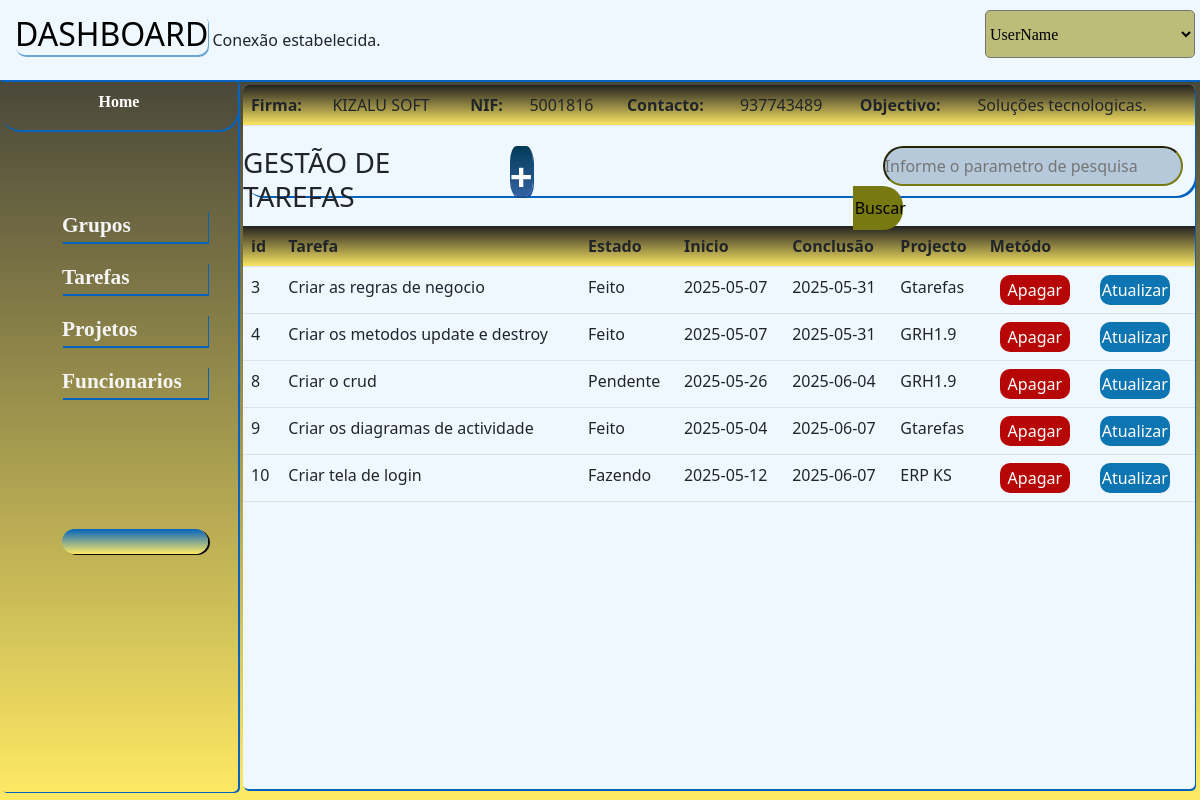
Screenshot of /view/tarefas.php (signed in) with the database file from the repository.
### tables this page shows
CREATE TABLE IF NOT EXISTS `empresas` (
  `id` int NOT NULL AUTO_INCREMENT,
  `designacao` varchar(50) NOT NULL,
  `contacto` int NOT NULL,
  `responsavel` int NOT NULL,
  `objectivo` text,
  `nif` int DEFAULT NULL,
  PRIMARY KEY (`id`),
  KEY `responsavel` (`responsavel`),
  CONSTRAINT `empresas_ibfk_1` FOREIGN KEY (`responsavel`) REFERENCES `users` (`id`) ON DELETE CASCADE
);

CREATE TABLE IF NOT EXISTS `tarefas` (
  `id` int NOT NULL AUTO_INCREMENT,
  `designacao` varchar(100) NOT NULL,
  `estado` enum('Fazendo','Feito','Pendente') NOT NULL,
  `data_inicio` date NOT NULL,
  `data_conclusao` date NOT NULL,
  `id_projeto` int NOT NULL,
  PRIMARY KEY (`id`),
  KEY `id_projeto` (`id_projeto`),
  CONSTRAINT `tarefas_ibfk_1` FOREIGN KEY (`id_projeto`) REFERENCES `projetos` (`id`) ON DELETE CASCADE
);

CREATE TABLE IF NOT EXISTS `projetos` (
  `id` int NOT NULL,
  `designacao` varchar(100) NOT NULL,
  `data_inicio` date NOT NULL,
  `data_conclusao` date NOT NULL,
  `descricao` text,
  `duracao` int DEFAULT '2',
  `empresa_id` int NOT NULL,
  PRIMARY KEY (`id`),
  KEY `empresa_id` (`empresa_id`),
  CONSTRAINT `projetos_ibfk_1` FOREIGN KEY (`empresa_id`) REFERENCES `empresas` (`id`) ON DELETE CASCADE
);

### view/tarefas.php (the view, shortened to what this page needs)
<!DOCTYPE html>
<html lang="en">
<head>
      <link rel="stylesheet" href="../bootstrap/css/bootstrap.css">
     <link rel="stylesheet" href="dasboard.css">
     <link href='https://cdn.boxicons.com/fonts/basic/boxicons.min.css' rel='stylesheet'>
</head>
<body>
     <div class="principal">
          <div class="menuSuperio">
               <div class="user">
                    <div class="dashboard">
                         <a href="dashboard.php">DASHBOARD</a>
                         <?php
                         require_once("../controller/conexao.php");
                         $sql = "SELECT projetos.designacao AS 'projeto',tarefas.id,tarefas.designacao,
tarefas.estado,tarefas.data_inicio,tarefas.data_conclusao,tarefas.id_projeto
FROM  projetos JOIN tarefas ON(projetos.id=tarefas.id_projeto);";
                         $resultado = mysqli_query($conector, $sql);
                         $sql="SELECT *FROM empresas LIMIT 1;";
                         $empresa=mysqli_query($conector,$sql);
                         ?>
                    </div>
                    <div class="perfil">
                         <select name="" id="">
                              <option value="" selected>UserName</option>
                         </select>
                    </div>
               </div>
          </div>
          <div class="conteudo">
               <div class="menuEsquerdo">
                    <a href="index.php">
                         <li class="ativar"><strong>Home</strong></li>
                    </a>
                    <ul>
                         <a href="grupos.php">
                              <li> <i class='bxr  bx-community'></i> <strong>Grupos</strong></li>
                         </a>
                         <a href="tarefas.php">
                              <li><i class='bxr  bx-calendar-check'  ></i> <strong>Tarefas</strong></li>
                         </a>
                         <a href="projectos.php">
                              <li><i class='bxr  bx-list-square'  ></i> <strong>Projetos</strong></li>
                         </a>
                         <a href="pessoas.php">
                              <li><i class='bxr  bx-user'  ></i> <strong>Funcionarios</strong></li>
                         </a>
                         <a href="../controller/logout.php">
            <li class="sair"><i class='bx  bx-arrow-out-up-square-half'></i> </li>
          </a>
                    </ul>
               </div>
               <div class="graficos1">
                     <table class="table" style="margin-top: 0px;">
                           <thead>
                              <?php
                                 while($listae=mysqli_fetch_assoc($empresa)){
                                      $firma=$listae['designacao'];
                                      $email=$listae['objectivo'];
                                      $nif=$listae['nif'];
                                      $telefone=$listae['contacto'];
                                  echo" <th>Firma: <td>$firma</td></th><th>NIF: <td>$nif</td></th><th>Contacto: <td>$telefone</td></th><th>Objectivo: <td>$email</td></th>";
                                 }
                             ?>
                           </thead>
                     </table>
                    <form action="" method="get" class="form">
                         <h3>GESTÃO DE TAREFAS</h3>
                     <a href="tarefaCriar.php"><strong>+</strong></a>
                         <div class="gsearch">
                              <input type="text" name="search" placeholder="Informe o parametro de pesquisa" required>
                              <button type="submit">Buscar</button>
                         </div>
                    </form>
                    <table class="table">
                         <thead>
                              <th>id</th>
                              <th>Tarefa</th>
                              <th>Estado</th>
                              <th>Inicio</th>
                              <th>Conclusão</th>
                              <th>Projecto</th>
                              <th>Metódo</th>
                         </thead>
                         <tbody>
                              <?php
                              while ($dados = mysqli_fetch_assoc($resultado)) {
                                   $id = $dados['id'];
                                   $nome = $dados['designacao'];
                                   $projeto = $dados['projeto'];
                                   $datai = $dados['data_inicio'];
                                   $dataf = $dados['data_conclusao'];
                                   $estado= $dados['estado'];
                                   echo "  <tr>
                                             <td>$id</td>
                                             <td>$nome</td>
                                             <td>$estado</td>
                                             <td>$datai</td>
                                             <td>$dataf</td>
                                             <td>$projeto</td>
                                             <td>
                                             <div>
 <button type='button' class=apagar  data-bs-toggle='modal' data-bs-target='#exampleModal$id'><i class=bxr  bx-trash-x></i> Apagar</button>
<div class='modal fade' id='exampleModal$id' tabindex='-1' aria-labelledby='exampleModalLabel' aria-hidden='true' >
  <div class='modal-dialog'>
    <div class='modal-content'>
      <div class='modal-header'>
        <h5 class='modal-title' id='exampleModalLabel'>Desejas  apagar a tarefa $nome ?</h5>
        <button type='button' class='btn-close' data-bs-dismiss='modal' aria-label='Close'></button>
      </div>
      <div class='modal-body'>
        <form action='../controller/tarefaController/deleteTarefa.php' method='post'>
           <input type='hidden' value='$id' name='idcode'>
     <div class='modal-footer' style='display:flex;'>
        <button type='button' class='btn btn-primary' data-bs-dismiss='modal'>Não</button>
        <button type='submit' class='btn btn-danger'>Sim</button>
      </div>
      </form>
      </div>
    </div>
  </div>
</div>
                                   <form action='' method='post'>
                                        <input type='hidden' value='$id' name='idcode'>
                                                        <button type=submit class=atualizar><i class=bxr bx-pencil-square></i>Atualizar</button>
                                   </form>
                                               </div>
                                             </td>
                                        </tr>";
                              }
                              ?>
                         </tbody>
                    </table>
               </div>
          </div>
     </div>
</body>
</html>

### rows the page displays
empresas: designacao "KIZALU SOFT", nif "5001816", contacto "937743489", objectivo "Soluções tecnologicas."
tarefas: id "3", designacao "Criar as regras de negocio", estado "Feito", data_inicio "2025-05-07", data_conclusao "2025-05-31", id_projeto.designacao "Gtarefas"
tarefas: id "4", designacao "Criar os metodos update e destroy", estado "Feito", data_inicio "2025-05-07", data_conclusao "2025-05-31", id_projeto.designacao "GRH1.9"
tarefas: id "8", designacao "Criar o crud", estado "Pendente", data_inicio "2025-05-26", data_conclusao "2025-06-04", id_projeto.designacao "GRH1.9"
tarefas: id "9", designacao "Criar os diagramas de actividade", estado "Feito", data_inicio "2025-05-04", data_conclusao "2025-06-07", id_projeto.designacao "Gtarefas"
tarefas: id "10", designacao "Criar tela de login", estado "Fazendo", data_inicio "2025-05-12", data_conclusao "2025-06-07", id_projeto.designacao "ERP KS"
